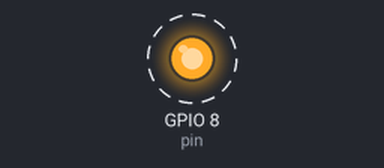
Simulated run of this program. Board: ESP32 board running MicroPython. Shown: output pins drawn as LEDs (lit = HIGH). Dashed ring = blinking. What the program prints to the serial console is not drawn.

Above: at 0.5 s.
Timing chart, 0 to 4.6 s (numbered marks = the images above):
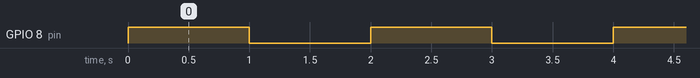

Measured:
- by itself, GPIO 8 (pin): alternates HIGH for 1.0 s and LOW for 1.0 s

The program:

blink.py
```python
from machine import Pin
from utime import sleep

# Initialize GPIO pin 8 as an output pin
pin = Pin(8, Pin.OUT)

print("LED starts flashing...")
while True:
    try:
        # Manually toggle the pin state
        pin.value(not pin.value())
        sleep(1)  # sleep 1sec
    except KeyboardInterrupt:
        break
pin.off()
print("Finished.")
```
